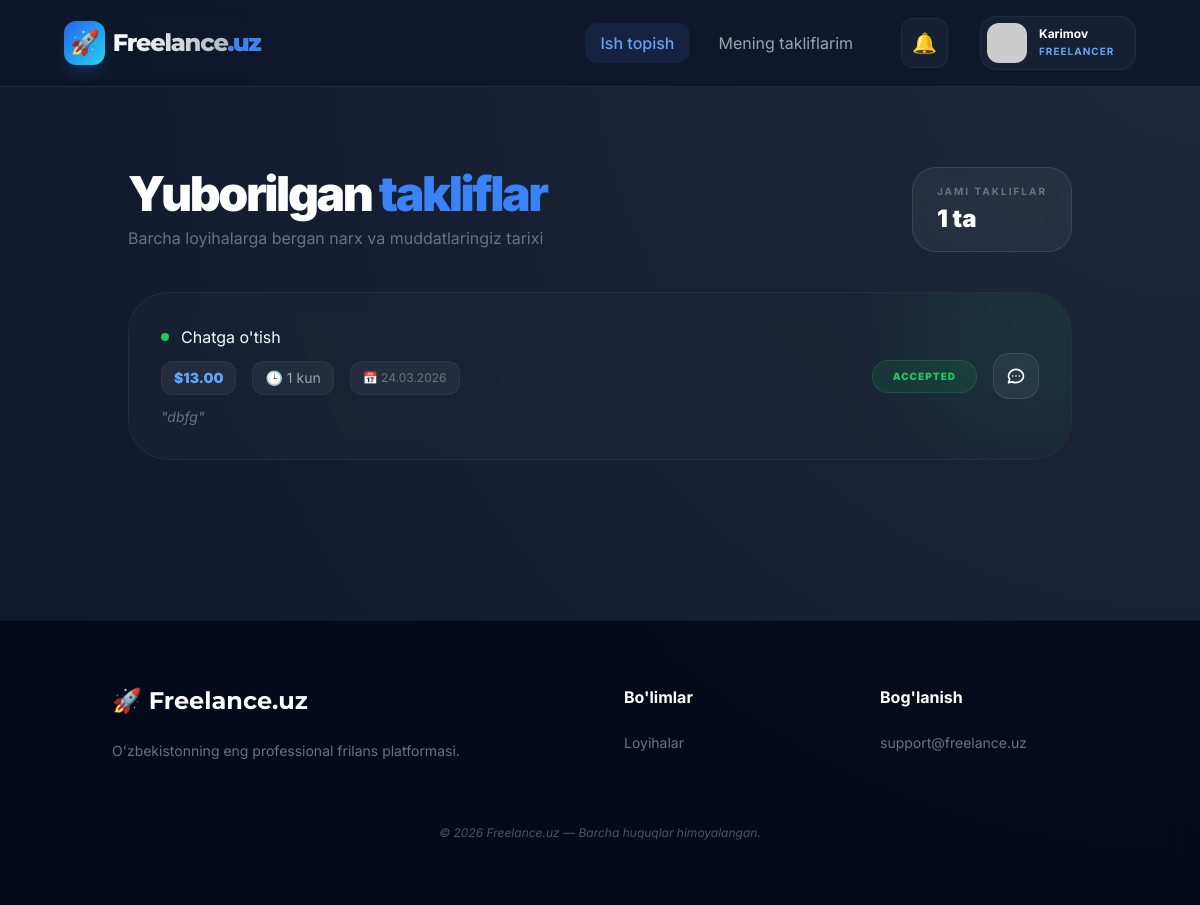
Page /chat/my-offers/ (signed in) on the committed database.
### accounts/models.py (models this page shows, shortened)
class User(AbstractUser):
    class Role(models.TextChoices):
        CLIENT     = 'CLIENT',     'Mijoz'
        FREELANCER = 'FREELANCER', 'Frilanser'
    email     = models.EmailField(unique=True)
    full_name = models.CharField(max_length=255)
    role      = models.CharField(max_length=20, choices=Role.choices)
    avatar    = models.ImageField(upload_to='avatars/', null=True, blank=True)
    USERNAME_FIELD  = 'email'
    REQUIRED_FIELDS = ['username', 'full_name', 'role']

### chat/models.py (models this page shows, shortened)
class Offer(models.Model):
    class Status(models.TextChoices):
        PENDING  = 'PENDING',  'Kutilmoqda'
        ACCEPTED = 'ACCEPTED', 'Qabul qilindi'
        REJECTED = 'REJECTED', 'Rad etildi'
        EXPIRED  = 'EXPIRED',  "Muddati o'tgan"
    room           = models.ForeignKey(ChatRoom, on_delete=models.CASCADE, related_name='offers')
    sender         = models.ForeignKey(settings.AUTH_USER_MODEL, on_delete=models.CASCADE, related_name='sent_offers')
    proposed_price = models.DecimalField(max_digits=12, decimal_places=2)
    delivery_days  = models.PositiveIntegerField()
    message        = models.TextField(null=True, blank=True)
    status         = models.CharField(max_length=20, choices=Status.choices, default=Status.PENDING)
    created_at     = models.DateTimeField(auto_now_add=True)
    responded_at   = models.DateTimeField(null=True, blank=True)

### chat/views.py (the view)
# urls.py: path('my-offers/',views.MyOffersView.as_view(),         name='my_offers'),
class MyOffersView(LoginRequiredMixin, View):
    login_url = 'accounts:login'
    def get(self, request):
        if request.user.role != 'FREELANCER':
            return redirect('marketplace:order_list')
        offers = (
            request.user.sent_offers
            .select_related('room__order', 'room')
            .order_by('-created_at')
        )
        return render(request, 'chat/my_offers.html', {'offers': offers})

### notifications/templatetags/notification_tags.py (called while the page is built)
@register.simple_tag
def get_unread_notifications(user):
    return Notification.objects.filter(user=user, is_read=False).order_by('-created_at')[:10]

@register.simple_tag
def get_unread_count(user):
    return Notification.objects.filter(user=user, is_read=False).count()

### templates/chat/my_offers.html (shortened to what this page needs)
{% extends 'base.html' %}
{% block content %}
<div class="container mx-auto px-4 py-10 max-w-5xl">
    <div class="mb-10 flex flex-col md:flex-row md:items-center justify-between gap-6">
        <div>
            <h1 class="text-3xl md:text-5xl font-black text-white tracking-tighter">
                Yuborilgan <span class="text-blue-500">takliflar</span>
            </h1>
            <p class="text-gray-500 mt-2">Barcha loyihalarga bergan narx va muddatlaringiz tarixi</p>
        </div>
        <div class="bg-white/5 border border-white/10 px-6 py-4 rounded-[1.5rem] backdrop-blur-md">
            <p class="text-[10px] font-bold text-gray-500 uppercase tracking-[0.2em] mb-1">Jami takliflar</p>
            <span class="text-2xl font-black text-white">{{ offers.count }} ta</span>
        </div>
    </div>
    {% if offers %}
        <div class="grid grid-cols-1 gap-6">
        {% for offer in offers %}
            <div class="glass-card p-6 md:p-8 rounded-[2.5rem] border border-white/5 hover:border-blue-500/30 transition-all group relative overflow-hidden">
                <div class="absolute -right-10 -top-10 w-40 h-40 blur-[80px] opacity-20 rounded-full
                    {% if offer.status == 'ACCEPTED' %}bg-green-500{% elif offer.status == 'REJECTED' %}bg-red-500{% else %}bg-blue-500{% endif %}">
                </div>
                <div class="relative z-10 flex flex-col md:flex-row justify-between items-start md:items-center gap-6">
                    <div class="flex-1 space-y-3">
                        <div class="flex items-center gap-3">
                            <span class="w-2 h-2 rounded-full {% if offer.status == 'ACCEPTED' %}bg-green-500 animate-pulse{% elif offer.status == 'REJECTED' %}bg-red-500{% else %}bg-blue-500{% endif %}"></span>
                            <a href="{% url 'chat:room_detail' room_id=offer.room.id %}">
                                Chatga o'tish
                            </a>
                        </div>
                        <div class="flex flex-wrap gap-4 text-sm">
                            <div class="flex items-center gap-2 bg-white/5 px-3 py-1.5 rounded-xl border border-white/5">
                                <span class="text-blue-400 font-black">${{ offer.proposed_price }}</span>
                            </div>
                            <div class="flex items-center gap-2 bg-white/5 px-3 py-1.5 rounded-xl border border-white/5">
                                <span class="text-gray-400">🕒 {{ offer.delivery_days }} kun</span>
                            </div>
                            <div class="flex items-center gap-2 bg-white/5 px-3 py-1.5 rounded-xl border border-white/5">
                                <span class="text-gray-500 text-xs">📅 {{ offer.created_at|date:"d.m.Y" }}</span>
                            </div>
                        </div>
                        {% if offer.message %}
                            <p class="text-gray-500 text-sm italic line-clamp-1 group-hover:line-clamp-none transition-all">
                                "{{ offer.message }}"
                            </p>
                        {% endif %}
                    </div>
                    <div class="w-full md:w-auto flex items-center justify-between md:justify-end gap-4 border-t md:border-t-0 border-white/5 pt-4 md:pt-0">
                        <span class="px-5 py-2 rounded-full text-[10px] font-black uppercase tracking-widest border
                            {% if offer.status == 'ACCEPTED' %}bg-green-500/10 text-green-500 border-green-500/20
                            {% elif offer.status == 'REJECTED' %}bg-red-500/10 text-red-500 border-red-500/20
                            {% else %}bg-blue-500/10 text-blue-400 border-blue-500/20{% endif %}">
                            {{ offer.status }}
                        </span>
                        <a href="{% url 'chat:room_detail' room_id=offer.room.id %}" class="bg-white/5 hover:bg-white/10 text-white p-3 rounded-2xl border border-white/10 transition-all">
                        </a>
                    </div>
                </div>
            </div>
        {% endfor %}
        </div>
    {% endif %}
</div>
{% endblock %}

### templates/base.html (shortened to what this page needs)
<!DOCTYPE html>
<html lang="uz">
<head>
    <script src="https://cdn.tailwindcss.com"></script>
</head>
<body class="bg-[#0f172a]">
{% if request.user.is_authenticated %}
{% load notification_tags %}
{% get_unread_notifications request.user as unread_notifs %}
{% get_unread_count request.user as unread_count %}
{% endif %}
<nav class="glass-nav px-6 md:px-16 py-4 flex justify-between items-center sticky top-0 z-50">
    <a href="/" class="logo-font text-2xl font-extrabold tracking-tighter flex items-center gap-2 group">
        <span class="bg-gradient-to-br from-blue-600 to-cyan-400 text-white p-1.5 rounded-xl shadow-lg shadow-blue-500/20 group-hover:rotate-12 transition-transform">🚀</span>
        <span class="bg-clip-text text-transparent bg-gradient-to-r from-white to-gray-400">
            Freelance<span class="text-blue-500">.uz</span>
        </span>
    </a>
    <div class="flex items-center gap-4 md:gap-8">
        {% if request.user.is_authenticated %}
            <div class="hidden lg:flex items-center gap-3">
                {% if request.user.role == "CLIENT" %}
                    <a href="{% url 'marketplace:order_list' %}" class="px-4 py-2 text-blue-400 bg-blue-500/10 rounded-xl font-medium">Barcha buyurtmalar</a>
                    <a href="{% url 'marketplace:my_orders' %}" class="px-4 py-2 text-gray-400 hover:text-white transition">Loyihalarim</a>
                    <a href="{% url 'marketplace:order_create' %}" class="ml-4 bg-blue-600 hover:bg-blue-50 text-white px-5 py-2 rounded-xl font-bold shadow-lg shadow-blue-600/20 transition-all active:scale-95">+ Yangi loyiha</a>
                {% else %}
                    <a href="{% url 'marketplace:order_list' %}" class="px-4 py-2 text-blue-400 bg-blue-500/10 rounded-xl font-medium">Ish topish</a>
                    <a href="{% url 'chat:my_offers' %}" class="px-4 py-2 text-gray-400 hover:text-white transition">Mening takliflarim</a>
                {% endif %}
            </div>
            <div class="relative">
                <button onclick="toggleNotif()" class="p-2.5 rounded-xl bg-slate-800/50 hover:bg-slate-700 transition relative border border-white/5">
                    <span class="text-xl">🔔</span>
                </button>
            </div>
            <div class="relative">
                <button onclick="toggleElement('profileDropdown')" class="flex items-center gap-3 p-1.5 pr-4 rounded-2xl bg-slate-800/50 hover:bg-slate-700 border border-white/5 transition">
                    <img src="{% if request.user.avatar %}{{ request.user.avatar.url }}{% else %}https://ui-avatars.com/api/?name={{ request.user.full_name }}&background=2563eb&color=fff{% endif %}" class="w-10 h-10 rounded-xl object-cover">
                    <div class="hidden md:block text-left">
                        <p class="text-xs font-bold text-white truncate w-20 leading-none mb-1">{{ request.user.full_name|truncatechars:12 }}</p>
                        <p class="text-[10px] text-blue-400 uppercase font-bold tracking-widest">{{ request.user.role }}</p>
                    </div>
                </button>
            </div>
        {% endif %}
    </div>
</nav>
<main class="flex-grow">
    <div class="container mx-auto px-6 py-10">
        {% block content %}{% endblock %}
    </div>
</main>
<footer class="bg-slate-950/80 backdrop-blur-md border-t border-white/5 py-16 mt-20">
    <div class="container mx-auto px-6 grid grid-cols-1 md:grid-cols-4 gap-12 text-center md:text-left">
        <div class="col-span-1 md:col-span-2">
            <a href="/" class="logo-font text-2xl font-bold text-white mb-6 block">🚀 Freelance.uz</a>
            <p class="text-gray-500 text-sm max-w-sm mx-auto md:mx-0">O'zbekistonning eng professional frilans platformasi.</p>
        </div>
        <div>
            <h4 class="text-white font-bold mb-6">Bo'limlar</h4>
            <ul class="text-gray-500 text-sm space-y-3">
                <li><a href="{% url 'marketplace:order_list' %}" class="hover:text-blue-400 transition">Loyihalar</a></li>
            </ul>
        </div>
        <div>
            <h4 class="text-white font-bold mb-6">Bog'lanish</h4>
            <p class="text-gray-500 text-sm">support@freelance.uz</p>
        </div>
    </div>
    <div class="text-center mt-16 text-gray-600 text-xs italic">
        © 2026 Freelance.uz — Barcha huquqlar himoyalangan.
    </div>
</footer>
</body>
</html>

### templates/base.html (style rules this page uses)
:root { --primary-blue: #1e40af; --deep-dark: #0f172a; }
body { font-family: 'Inter', sans-serif; background: radial-gradient(circle at top right, #1e293b, #0f172a); color: #f8fafc; margin: 0; min-height: 100vh; display: flex; flex-direction: column; }
.logo-font { font-family: 'Montserrat', sans-serif; }
.glass-nav { background: rgba(15, 23, 42, 0.85); backdrop-filter: blur(15px); border-bottom: 1px solid rgba(255, 255, 255, 0.08); }
.glass-card { background: rgba(30, 41, 59, 0.4); backdrop-filter: blur(10px); border: 1px solid rgba(255, 255, 255, 0.05); transition: all 0.3s cubic-bezier(0.4, 0, 0.2, 1); }

### rows in the picture
User: user.full_name "Karimov", user.role "FREELANCER"
Offer: proposed_price "13.00", delivery_days "1", created_at "24.03.2026", message "dbfg", status "ACCEPTED"

### other values in the picture
{{ offers.count }} "1"
